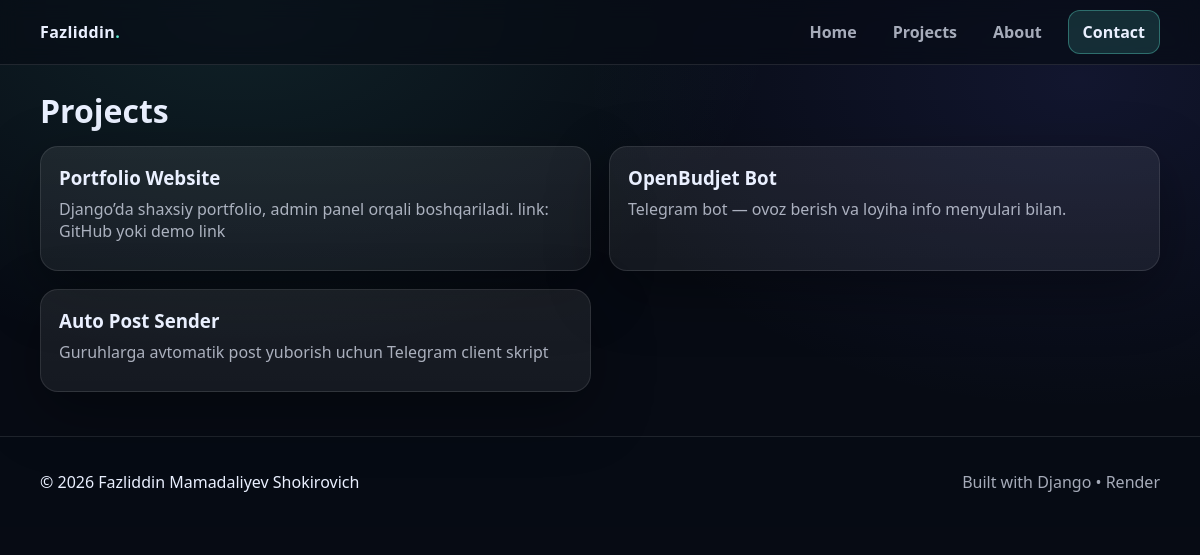
/projects/, run on the app's committed database.
### main/models.py (models this page shows, shortened)
class Project(models.Model):
    name = models.CharField(max_length=120)
    description = models.TextField()
    link = models.URLField(blank=True)
    image = models.ImageField(upload_to="projects/", blank=True, null=True)

class Profile(models.Model):
    full_name = models.CharField(max_length=120)
    title = models.CharField(max_length=120, help_text="Masalan: Python Django Developer")
    about = models.TextField()
    location = models.CharField(max_length=120, blank=True)
    email = models.EmailField(blank=True)
    phone = models.CharField(max_length=30, blank=True)
    telegram = models.CharField(max_length=120, blank=True)
    photo = models.ImageField(upload_to="profile/", blank=True, null=True)

### main/views.py (the view)
# urls.py: path("projects/", views.projects, name="projects"),
def projects(request):
    profile = Profile.objects.first()
    projects = Project.objects.all()
    return render(request, "projects.html", {"profile": profile, "projects": projects})

### templates/projects.html (shortened to what this page needs)
{% extends "base.html" %}
{% block content %}
  <h1 style="margin:0 0 14px">Projects</h1>
  <div class="grid" style="grid-template-columns: repeat(2, 1fr);">
    {% for p in projects %}
      <div class="card" style="padding:18px">
        <h3 style="margin:0 0 8px">{{ p.name }}</h3>
        <p class="muted" style="margin:0 0 10px">{{ p.description }}</p>
      </div>
    {% endfor %}
  </div>
{% endblock %}

### templates/base.html (shortened to what this page needs)
{% load static %}
<!doctype html>
<html lang="uz">
<head>
  <link rel="stylesheet" href="{% static 'css/style.css' %}">
</head>
<body>
  <header class="topbar">
    <div class="container topbar__inner">
      <a class="brand" href="{% url 'home' %}">Fazliddin<span>.</span></a>
      <nav class="nav">
        <a href="{% url 'home' %}">Home</a>
        <a href="{% url 'projects' %}">Projects</a>
        <a href="{% url 'about' %}">About</a>
        <a class="btn" href="{% url 'contact' %}">Contact</a>
      </nav>
    </div>
  </header>
  <main class="container page">
    {% block content %}{% endblock %}
  </main>
  <footer class="footer">
    <div class="container footer__inner">
      <p>© {% now "Y" %} {{ profile.full_name|default:"Portfolio" }}</p>
      <p class="muted">Built with Django • Render</p>
    </div>
  </footer>
</body>
</html>

### static/css/style.css (style rules this page uses)
:root { --bg:#070b14; --panel:rgba(255,255,255,.06); --panel2:rgba(255,255,255,.08); --text:#eaf0ff; --muted:rgba(234,240,255,.7); --border:rgba(255,255,255,.10); --accent:#5eead4; --shadow: 0 20px 60px rgba(0,0,0,.35); --radius:18px; }
* { box-sizing:border-box }
html,body { height:100% }
body { margin:0; font-family: ui-sans-serif, system-ui, -apple-system, Segoe UI, Roboto, Arial; background: radial-gradient(900px 600px at 20% 0%, rgba(94,234,212,.10), transparent 60%), radial-gradient(900px 600px at 90% 10%, rgba(99,102,241,.12), transparent 55%), var(--bg); color:var(--text); }
.container { width:min(1120px, calc(100% - 32px)); margin:0 auto; }
.topbar { position:sticky; top:0; z-index:10; backdrop-filter: blur(10px); background: rgba(7,11,20,.65); border-bottom: 1px solid var(--border); }
.topbar__inner { display:flex; align-items:center; justify-content:space-between; height:64px; }
.brand { color:var(--text); text-decoration:none; font-weight:800; letter-spacing:.4px; }
.brand span { color:var(--accent) }
.nav { display:flex; gap:16px; align-items:center }
.nav a { color:var(--muted); text-decoration:none; font-weight:600; padding:10px 10px; border-radius:12px; }
.nav .btn { background: rgba(94,234,212,.14); border:1px solid rgba(94,234,212,.35); color:var(--text); padding:10px 14px; }
.page { padding:24px 0 44px }
.card { background: linear-gradient(180deg, var(--panel2), var(--panel)); border:1px solid var(--border); border-radius: var(--radius); box-shadow: var(--shadow); }
.grid { display:grid; gap:18px; }
.muted { color:var(--muted) }
.footer { border-top: 1px solid var(--border); background: rgba(7,11,20,.55); }
.footer__inner { padding:18px 0; display:flex; align-items:center; justify-content:space-between; gap:12px; }

### data on the page
Project: name "Portfolio Website", description "Django’da shaxsiy portfolio, admin panel orqali boshqariladi. link: GitHub yoki demo link"
Project: name "OpenBudjet Bot", description "Telegram bot — ovoz berish va loyiha info menyulari bilan."
Project: name "Auto Post Sender", description "Guruhlarga avtomatik post yuborish uchun Telegram client skript"
Profile: full_name "Fazliddin Mamadaliyev Shokirovich"
